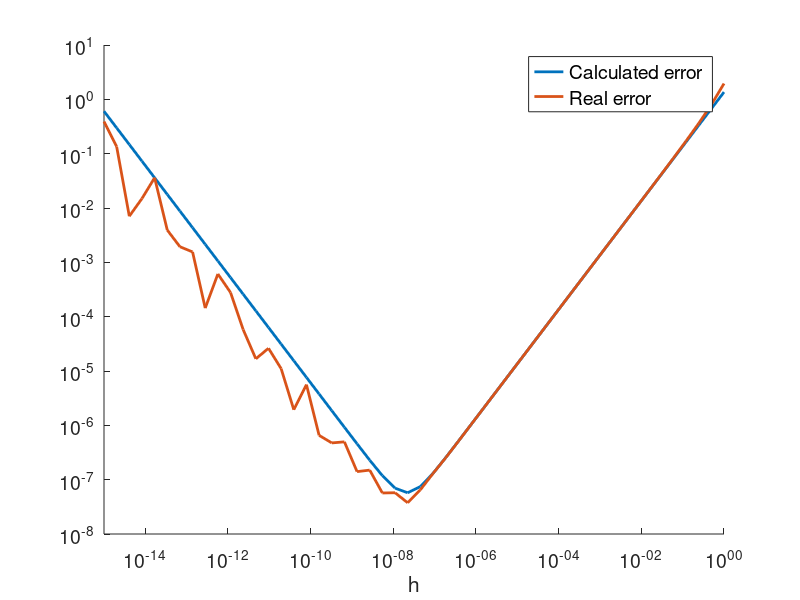

The MATLAB script that drew this image:
% beta = 2, t = 53
u = 2^(-53);

err = @(h) 2*exp(1)*u./h + 1/2*exp(1).*h;
real_err = @(h) abs((exp(1+h) - exp(1))./h - exp(1));

xs = logspace(-15, 0);

% Plotting values
hold on;
loglog(xs, err(xs), 'LineWidth', 2);
loglog(xs, real_err(xs), 'LineWidth', 2);

% Configuring axes style
xticks(10.^[-14:2:0])
xlabel('h');
set(gca, 'FontSize', 14);

% Setting up the legend
lgd = legend('Calculated error', 'Real error');
set(lgd, 'FontSize', 14);
